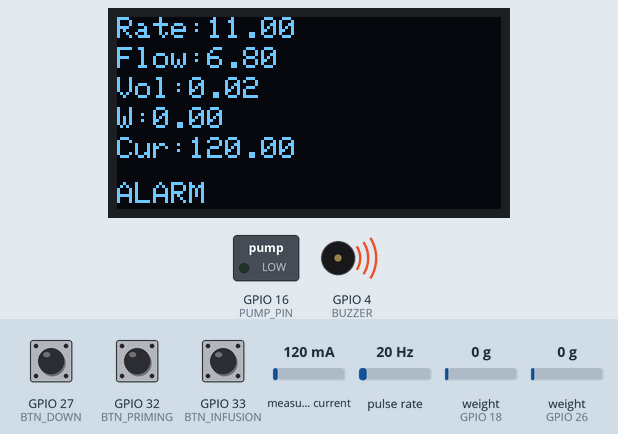
The sketch below on a simulated ESP32. On the bench: 128×64 one-colour display, switched loads named in the sketch (green lamp = pin HIGH), buzzer (waves = sounding). Wiring (inferred from the names in the program): pulse sensor: data GPIO 14; HX711 load-cell converter: data GPIO 26; SCK GPIO 25. The inputs (shaded band) are chosen by the test bench; at power-on: measured current 120 mA, pulse rate 20 Hz, weight on the scale (sensors on GPIO 18, GPIO 26) 0 g, GPIO 27 (BTN_DOWN) HIGH, GPIO 32 (BTN_PRIMING) HIGH, GPIO 33 (BTN_INFUSION) HIGH. WiFi joins after 1.5 s; servers stay silent unless stated; no MQTT or app messages arrive unless stated; pins used as bus, display or sensor lines are not drawn.

Above: at 5.1 s.
5.2 s: measured current set to 40 mA
At 7.9 s:
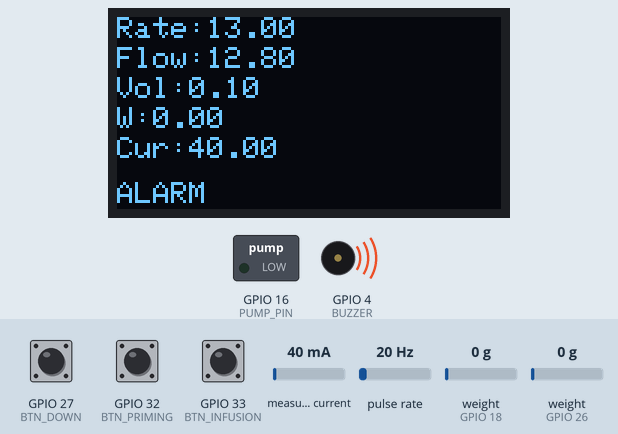
9.6 s: pulse rate (sensor on GPIO 14) set to 4 Hz
At 12.7 s:
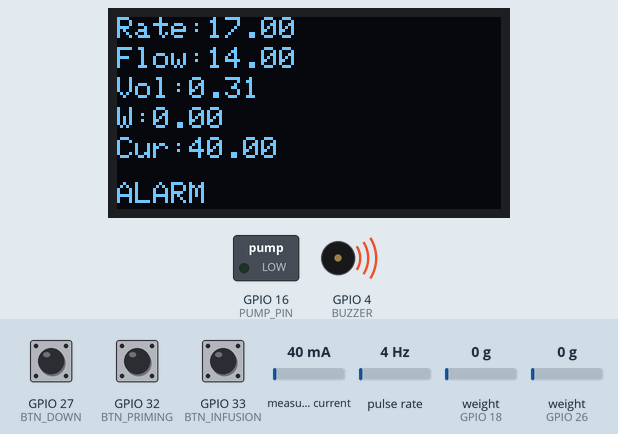
14.0 s: weight on the scale (sensor on GPIO 18) set to 100 g
At 15.1 s:
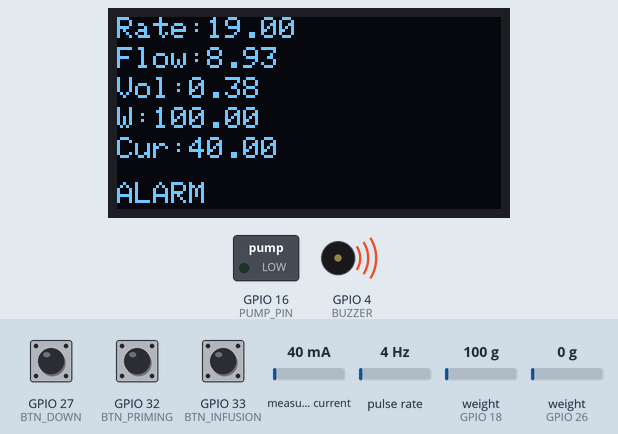
16.9 s: GPIO 27 (BTN_DOWN) pulled LOW for 1 s
At 19.9 s:
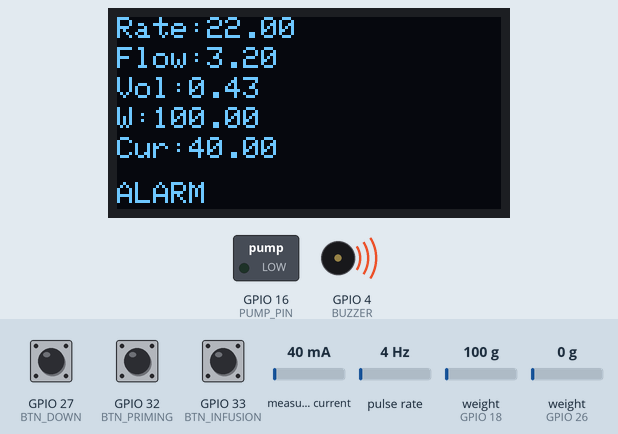
21.7 s: measured current set to 500 mA
At 24.3 s:
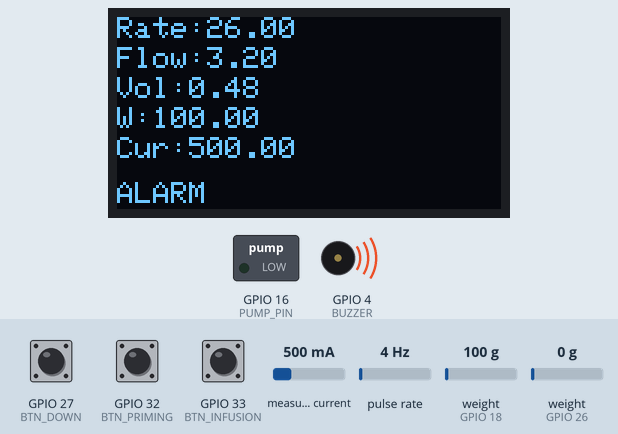
26.1 s: GPIO 27 (BTN_DOWN) pulled LOW for 0.15 s
At 28.3 s:
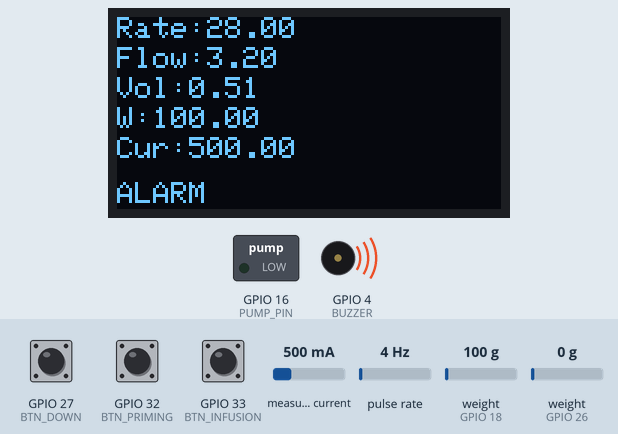
Timing chart, 0 to 29.8 s (numbered marks = the images above; inputs shaded):
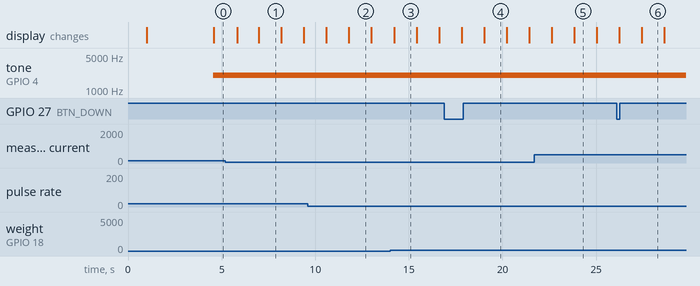

The sketch:

Smart_Infusion_Pump.ino
```cpp
/*************************************************
 * SMART INFUSION PUMP SYSTEM
 * ESP32 DevKitC
 * Version Final
 *************************************************/

/******************** LIBRARIES ********************/
#include <Wire.h>
#include <WiFi.h>
#include <PubSubClient.h>
#include <Adafruit_INA219.h>
#include <Adafruit_GFX.h>
#include <Adafruit_SSD1306.h>
#include "HX711.h"

/******************** WIFI + MQTT ********************/
const char* ssid = "YOUR_WIFI";
const char* password = "YOUR_PASSWORD";
const char* mqtt_server = "broker.hivemq.com";

WiFiClient espClient;
PubSubClient client(espClient);

/******************** PIN ASSIGNMENTS ********************/

#define FLOW_SENSOR   14

#define PUMP_PIN      16

#define HX_DT         18
#define HX_SCK        19

#define SDA_PIN       21
#define SCL_PIN       22

#define BUZZER        4
#define LED_ALARM     25

#define BTN_UP        26
#define BTN_DOWN      27

#define BTN_PRIMING   32
#define BTN_INFUSION  33

/******************** OLED ********************/
#define SCREEN_WIDTH 128
#define SCREEN_HEIGHT 64

Adafruit_SSD1306 display(
  SCREEN_WIDTH,
  SCREEN_HEIGHT,
  &Wire,
  -1
);

/******************** OBJECTS ********************/
Adafruit_INA219 ina219;
HX711 scale;

/******************** FLOW SENSOR ********************/
volatile unsigned long flow_pulses = 0;

float flow_rate = 0.0;
float total_volume = 0.0;

/******************** MOVING AVERAGE ********************/
#define FLOW_SAMPLES 5

float flow_buffer[FLOW_SAMPLES] = {0};
int flow_index = 0;

/******************** SENSOR VALUES ********************/
float current_mA = 0;
float weight = 0;

/******************** USER SETTINGS ********************/
float set_rate = 10.0;
float target_volume = 50.0;

/******************** PID ********************/
float Kp = 5.0;
float Ki = 0.3;
float Kd = 1.0;

float error = 0;
float prev_error = 0;

float integral = 0;
float output_pwm = 0;

#define INTEGRAL_MAX 100
#define INTEGRAL_MIN -100

/******************** STATE MACHINE ********************/
enum State
{
  IDLE,
  PRIMING,
  INFUSION,
  COMPLETE,
  ALARM
};

State state = IDLE;

/******************** TIMERS ********************/
unsigned long t_flow = 0;
unsigned long t_sensor = 0;
unsigned long t_display = 0;
unsigned long t_mqtt = 0;
unsigned long t_pid = 0;

unsigned long priming_start = 0;

/******************** ALARM FLAG ********************/
bool alarmStarted = false;
/******************** INTERRUPT ********************/
void IRAM_ATTR flowISR()
{
  flow_pulses++;
}

/******************** WIFI ********************/
void setup_wifi()
{
  WiFi.begin(ssid, password);

  while (WiFi.status() != WL_CONNECTED)
  {
    delay(300);
  }
}

/******************** MQTT ********************/
void reconnectMQTT()
{
  static unsigned long lastTry = 0;

  if (client.connected())
    return;

  if (millis() - lastTry > 5000)
  {
    client.connect("ESP32_INFUSION");
    lastTry = millis();
  }
}

void sendMQTT()
{
  char msg[50];

  sprintf(msg, "%.2f", flow_rate);
  client.publish("infusion/flow", msg);

  sprintf(msg, "%.2f", total_volume);
  client.publish("infusion/volume", msg);

  sprintf(msg, "%.2f", current_mA);
  client.publish("infusion/current", msg);

  sprintf(msg, "%.2f", weight);
  client.publish("infusion/weight", msg);
}
void setup()
{
  Serial.begin(115200);
  delay(1000);
  pinMode(LED_ALARM, OUTPUT);
  pinMode(BUZZER, OUTPUT);

  pinMode(BTN_UP, INPUT_PULLUP);
  pinMode(BTN_DOWN, INPUT_PULLUP);

  pinMode(BTN_PRIMING, INPUT_PULLUP);
  pinMode(BTN_INFUSION, INPUT_PULLUP);

  pinMode(FLOW_SENSOR, INPUT_PULLUP);

  attachInterrupt(
    digitalPinToInterrupt(FLOW_SENSOR),
    flowISR,
    RISING
  );

  Wire.begin(SDA_PIN, SCL_PIN);

  ina219.begin();

  display.begin(
    SSD1306_SWITCHCAPVCC,
    0x3C
  );

  display.clearDisplay();
  display.display();

  scale.begin(HX_DT, HX_SCK);

  scale.set_scale(420.0);
  scale.tare();

  ledcAttach(PUMP_PIN, 5000, 8);

  setup_wifi();

  client.setServer(mqtt_server, 1883);
}
void readSensors()
{
  current_mA = ina219.getCurrent_mA();

  weight = scale.get_units(10);
}

/******************** FLOW SENSOR ********************/
void readFlow()
{
  if (millis() - t_flow >= 200)
  {
    noInterrupts();

    unsigned long pulses = flow_pulses;

    flow_pulses = 0;

    interrupts();

    float frequency = pulses * 5.0;

    float instantFlow = frequency / 7.5;

    flow_buffer[flow_index] = instantFlow;

    flow_index =
      (flow_index + 1) % FLOW_SAMPLES;

    float sum = 0;

    for (int i = 0; i < FLOW_SAMPLES; i++)
    {
      sum += flow_buffer[i];
    }

    flow_rate = sum / FLOW_SAMPLES;

    total_volume += flow_rate / 300.0;

    t_flow = millis();
  }
}
void runPID()
{
  if (millis() - t_pid >= 200)
  {
    error = set_rate - flow_rate;

    integral += error * 0.2;

    integral = constrain(
      integral,
      INTEGRAL_MIN,
      INTEGRAL_MAX
    );

    float derivative =
      (error - prev_error) / 0.2;

    output_pwm =
      (Kp * error)
      + (Ki * integral)
      + (Kd * derivative);

    output_pwm =
      constrain(output_pwm, 0, 255);

    ledcWrite(PUMP_PIN, output_pwm);

    prev_error = error;

    t_pid = millis();
  }
}
void handleButtons()
{
  static unsigned long lastPress = 0;

  if (millis() - lastPress < 200)
    return;

  if (digitalRead(BTN_UP) == LOW)
  {
    set_rate += 1;
    lastPress = millis();
  }

  if (digitalRead(BTN_DOWN) == LOW)
  {
    if (set_rate > 1)
      set_rate -= 1;

    lastPress = millis();
  }
}

/******************** STATE BUTTONS ********************/
void handleStateButtons()
{
  static unsigned long lastPress = 0;

  if (millis() - lastPress < 300)
    return;

  if (digitalRead(BTN_PRIMING) == LOW)
  {
    if (state == IDLE)
    {
      priming_start = millis();
      state = PRIMING;
    }

    lastPress = millis();
  }

  if (digitalRead(BTN_INFUSION) == LOW)
  {
    if (state == IDLE)
    {
      integral = 0;
      prev_error = 0;

      state = INFUSION;
    }

    lastPress = millis();
  }
}
void checkSafety()
{
  if (current_mA > 800 &&
      flow_rate < 1)
  {
    state = ALARM;
  }

  if (weight < 5)
  {
    state = ALARM;
  }

  if (total_volume >= target_volume)
  {
    state = COMPLETE;
  }
}
void runPriming()
{
  ledcWrite(PUMP_PIN,180);

  if (flow_rate > 5)
  {
    state = IDLE;
  }

  if (millis() - priming_start > 5000)
  {
    state = IDLE;
  }
}

void updateDisplay()
{
  if (millis() - t_display < 1000)
    return;

  display.clearDisplay();

  display.setTextSize(1);
  display.setTextColor(SSD1306_WHITE);

  display.setCursor(0,0);
  display.print("Rate:");
  display.print(set_rate);

  display.setCursor(0,10);
  display.print("Flow:");
  display.print(flow_rate);

  display.setCursor(0,20);
  display.print("Vol:");
  display.print(total_volume);

  display.setCursor(0,30);
  display.print("W:");
  display.print(weight);

  display.setCursor(0,40);
  display.print("Cur:");
  display.print(current_mA);

  display.setCursor(0,55);

  switch(state)
  {
    case IDLE:
      display.print("IDLE");
      break;

    case PRIMING:
      display.print("PRIMING");
      break;

    case INFUSION:
      display.print("INFUSION");
      break;

    case COMPLETE:
      display.print("COMPLETE");
      break;

    case ALARM:
      display.print("ALARM");
      break;
  }

  display.display();

  t_display = millis();
}
void loop()
{
  digitalWrite(LED_ALARM, LOW);

  if(state != ALARM)
  {
    noTone(BUZZER);
    alarmStarted = false;
  }

  handleButtons();

  handleStateButtons();

  readFlow();

  if (millis() - t_sensor >= 200)
  {
    readSensors();
    t_sensor = millis();
  }

  reconnectMQTT();

  client.loop();

  if (millis() - t_mqtt >= 2000)
  {
    sendMQTT();
    t_mqtt = millis();
  }

  checkSafety();

  switch(state)
  {
    case IDLE:

      ledcWrite(PUMP_PIN,0);

      break;

    case PRIMING:

      runPriming();

      break;

    case INFUSION:

      runPID();

      break;

    case COMPLETE:

      ledcWrite(0, 0);

      digitalWrite(
        LED_ALARM,
        HIGH
      );

      tone(
        BUZZER,
        1500,
        500
      );

      break;

    case ALARM:

      ledcWrite(0, 0);

      digitalWrite(
        LED_ALARM,
        HIGH
      );

      if(!alarmStarted)
      {
        tone(BUZZER, 2000);
        alarmStarted = true;
      }

      break;
  }

  updateDisplay();
}
```

Measured:
- what the display in image 1 shows lasts 1.2 s, from 7.0 s to 8.2 s
